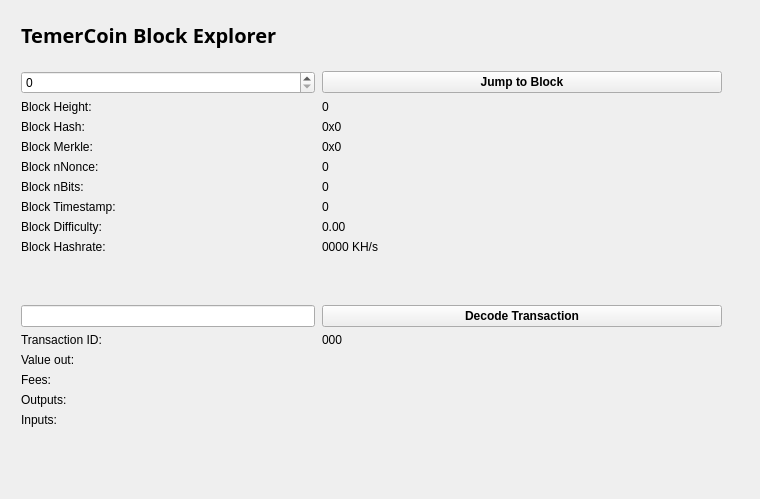
<?xml version="1.0" encoding="UTF-8"?>
<ui version="4.0">
 <class>BlockBrowser</class>
 <widget class="QWidget" name="BlockBrowser">
  <property name="windowModality">
   <enum>Qt::NonModal</enum>
  </property>
  <property name="enabled">
   <bool>true</bool>
  </property>
  <property name="geometry">
   <rect>
    <x>0</x>
    <y>0</y>
    <width>760</width>
    <height>499</height>
   </rect>
  </property>
  <property name="sizePolicy">
   <sizepolicy hsizetype="Preferred" vsizetype="Preferred">
    <horstretch>0</horstretch>
    <verstretch>0</verstretch>
   </sizepolicy>
  </property>
  <property name="minimumSize">
   <size>
    <width>0</width>
    <height>0</height>
   </size>
  </property>
  <property name="acceptDrops">
   <bool>false</bool>
  </property>
  <property name="windowTitle">
   <string>Form</string>
  </property>
  <layout class="QGridLayout">
   <property name="sizeConstraint">
    <enum>QLayout::SetMaximumSize</enum>
   </property>
   <property name="leftMargin">
    <number>21</number>
   </property>
   <property name="topMargin">
    <number>21</number>
   </property>
   <property name="rightMargin">
    <number>10</number>
   </property>
   <item row="1" column="0">
    <widget class="QWidget" name="widget" native="true">
     <widget class="QWidget" name="layoutWidget">
      <property name="geometry">
       <rect>
        <x>0</x>
        <y>0</y>
        <width>699</width>
        <height>27</height>
       </rect>
      </property>
      <layout class="QHBoxLayout" name="horizontalLayout_4">
       <property name="spacing">
        <number>7</number>
       </property>
       <item>
        <widget class="QLabel" name="label_5">
         <property name="font">
          <font>
           <family>Open Sans,sans-serif</family>
          </font>
         </property>
         <property name="text">
          <string>&lt;html&gt;&lt;head/&gt;&lt;body&gt;&lt;p&gt;&lt;span style=&quot; font-size:20px; font-weight:600; color:#000000;&quot;&gt;TemerCoin Block Explorer &lt;/span&gt;&lt;/p&gt;&lt;/body&gt;&lt;/html&gt;</string>
         </property>
        </widget>
       </item>
       <item>
        <spacer name="horizontalSpacer_2">
         <property name="orientation">
          <enum>Qt::Horizontal</enum>
         </property>
         <property name="sizeHint" stdset="0">
          <size>
           <width>40</width>
           <height>20</height>
          </size>
         </property>
        </spacer>
       </item>
      </layout>
     </widget>
     <widget class="QWidget" name="layoutWidget_2">
      <property name="geometry">
       <rect>
        <x>0</x>
        <y>50</y>
        <width>701</width>
        <height>400</height>
       </rect>
      </property>
      <layout class="QGridLayout" name="gridLayout_3" rowstretch="0,0,0,0,0,0,0,0,0,0,0,0,0,0,0,0,0,0,0" columnstretch="0,0">
       <property name="sizeConstraint">
        <enum>QLayout::SetDefaultConstraint</enum>
       </property>
       <property name="horizontalSpacing">
        <number>7</number>
       </property>
       <item row="17" column="1">
        <widget class="QLabel" name="inputBox">
         <property name="text">
          <string/>
         </property>
         <property name="alignment">
          <set>Qt::AlignLeading|Qt::AlignLeft|Qt::AlignTop</set>
         </property>
        </widget>
       </item>
       <item row="12" column="1">
        <widget class="QPushButton" name="txButton">
         <property name="font">
          <font>
           <weight>75</weight>
           <bold>true</bold>
          </font>
         </property>
         <property name="text">
          <string>Decode Transaction</string>
         </property>
         <property name="autoDefault">
          <bool>true</bool>
         </property>
        </widget>
       </item>
       <item row="18" column="0">
        <spacer name="verticalSpacer">
         <property name="orientation">
          <enum>Qt::Vertical</enum>
         </property>
         <property name="sizeHint" stdset="0">
          <size>
           <width>20</width>
           <height>40</height>
          </size>
         </property>
        </spacer>
       </item>
       <item row="17" column="0">
        <widget class="QLabel" name="inputLabel">
         <property name="text">
          <string>Inputs:</string>
         </property>
         <property name="alignment">
          <set>Qt::AlignLeading|Qt::AlignLeft|Qt::AlignTop</set>
         </property>
        </widget>
       </item>
       <item row="10" column="1">
        <widget class="QLabel" name="pawBox">
         <property name="text">
          <string>0000 KH/s</string>
         </property>
        </widget>
       </item>
       <item row="14" column="0">
        <widget class="QLabel" name="valueLabel">
         <property name="text">
          <string>Value out:</string>
         </property>
        </widget>
       </item>
       <item row="13" column="0">
        <widget class="QLabel" name="txLabel">
         <property name="text">
          <string>Transaction ID:</string>
         </property>
        </widget>
       </item>
       <item row="9" column="1">
        <widget class="QLabel" name="hardBox">
         <property name="text">
          <string>0.00</string>
         </property>
        </widget>
       </item>
       <item row="13" column="1">
        <widget class="QLabel" name="txID">
         <property name="text">
          <string>000</string>
         </property>
        </widget>
       </item>
       <item row="14" column="1">
        <widget class="QLabel" name="valueBox">
         <property name="text">
          <string/>
         </property>
        </widget>
       </item>
       <item row="9" column="0">
        <widget class="QLabel" name="hardLabel">
         <property name="text">
          <string>Block Difficulty:</string>
         </property>
        </widget>
       </item>
       <item row="1" column="0">
        <widget class="QSpinBox" name="heightBox">
         <property name="sizePolicy">
          <sizepolicy hsizetype="Preferred" vsizetype="Fixed">
           <horstretch>0</horstretch>
           <verstretch>0</verstretch>
          </sizepolicy>
         </property>
         <property name="maximum">
          <number>99999999</number>
         </property>
        </widget>
       </item>
       <item row="3" column="0">
        <widget class="QLabel" name="heightLabel_2">
         <property name="text">
          <string>Block Height:</string>
         </property>
        </widget>
       </item>
       <item row="8" column="1">
        <widget class="QLabel" name="timeBox">
         <property name="text">
          <string>0</string>
         </property>
        </widget>
       </item>
       <item row="5" column="0">
        <widget class="QLabel" name="merkleLabel">
         <property name="text">
          <string>Block Merkle:</string>
         </property>
        </widget>
       </item>
       <item row="4" column="0">
        <widget class="QLabel" name="hashLabel">
         <property name="text">
          <string>Block Hash:</string>
         </property>
        </widget>
       </item>
       <item row="15" column="1">
        <widget class="QLabel" name="feesBox">
         <property name="text">
          <string/>
         </property>
        </widget>
       </item>
       <item row="10" column="0">
        <widget class="QLabel" name="pawLabel">
         <property name="text">
          <string>Block Hashrate:</string>
         </property>
        </widget>
       </item>
       <item row="3" column="1">
        <widget class="QLabel" name="heightLabel">
         <property name="cursor">
          <cursorShape>IBeamCursor</cursorShape>
         </property>
         <property name="mouseTracking">
          <bool>false</bool>
         </property>
         <property name="acceptDrops">
          <bool>true</bool>
         </property>
         <property name="frameShape">
          <enum>QFrame::NoFrame</enum>
         </property>
         <property name="text">
          <string>0</string>
         </property>
        </widget>
       </item>
       <item row="15" column="0">
        <widget class="QLabel" name="feesLabel">
         <property name="text">
          <string>Fees:</string>
         </property>
        </widget>
       </item>
       <item row="7" column="0">
        <widget class="QLabel" name="bitsLabel">
         <property name="text">
          <string>Block nBits:</string>
         </property>
        </widget>
       </item>
       <item row="7" column="1">
        <widget class="QLabel" name="bitsBox">
         <property name="text">
          <string>0</string>
         </property>
        </widget>
       </item>
       <item row="5" column="1">
        <widget class="QLabel" name="merkleBox">
         <property name="minimumSize">
          <size>
           <width>187</width>
           <height>0</height>
          </size>
         </property>
         <property name="text">
          <string>0x0</string>
         </property>
        </widget>
       </item>
       <item row="16" column="0">
        <widget class="QLabel" name="outputLabel">
         <property name="text">
          <string>Outputs:</string>
         </property>
         <property name="alignment">
          <set>Qt::AlignLeading|Qt::AlignLeft|Qt::AlignTop</set>
         </property>
        </widget>
       </item>
       <item row="16" column="1">
        <widget class="QLabel" name="outputBox">
         <property name="text">
          <string/>
         </property>
         <property name="alignment">
          <set>Qt::AlignLeading|Qt::AlignLeft|Qt::AlignTop</set>
         </property>
        </widget>
       </item>
       <item row="6" column="0">
        <widget class="QLabel" name="nonceLabel">
         <property name="text">
          <string>Block nNonce:</string>
         </property>
        </widget>
       </item>
       <item row="6" column="1">
        <widget class="QLabel" name="nonceBox">
         <property name="text">
          <string>0</string>
         </property>
        </widget>
       </item>
       <item row="8" column="0">
        <widget class="QLabel" name="timeLabel">
         <property name="text">
          <string>Block Timestamp:</string>
         </property>
        </widget>
       </item>
       <item row="4" column="1">
        <widget class="QLabel" name="hashBox">
         <property name="enabled">
          <bool>true</bool>
         </property>
         <property name="sizePolicy">
          <sizepolicy hsizetype="Preferred" vsizetype="Preferred">
           <horstretch>0</horstretch>
           <verstretch>0</verstretch>
          </sizepolicy>
         </property>
         <property name="minimumSize">
          <size>
           <width>0</width>
           <height>0</height>
          </size>
         </property>
         <property name="text">
          <string>0x0</string>
         </property>
        </widget>
       </item>
       <item row="12" column="0">
        <widget class="QLineEdit" name="txBox">
         <property name="sizePolicy">
          <sizepolicy hsizetype="Preferred" vsizetype="Fixed">
           <horstretch>0</horstretch>
           <verstretch>0</verstretch>
          </sizepolicy>
         </property>
         <property name="inputMask">
          <string comment="Transaction id" extracomment="Transaction id"/>
         </property>
         <property name="placeholderText">
          <string comment="Transaction ID" extracomment="Transaction ID"/>
         </property>
        </widget>
       </item>
       <item row="11" column="0">
        <spacer name="verticalSpacer_2">
         <property name="orientation">
          <enum>Qt::Vertical</enum>
         </property>
         <property name="sizeHint" stdset="0">
          <size>
           <width>20</width>
           <height>40</height>
          </size>
         </property>
        </spacer>
       </item>
       <item row="1" column="1">
        <widget class="QPushButton" name="blockButton">
         <property name="minimumSize">
          <size>
           <width>400</width>
           <height>0</height>
          </size>
         </property>
         <property name="maximumSize">
          <size>
           <width>16777215</width>
           <height>16777215</height>
          </size>
         </property>
         <property name="font">
          <font>
           <weight>75</weight>
           <bold>true</bold>
          </font>
         </property>
         <property name="text">
          <string>Jump to Block</string>
         </property>
         <property name="autoDefault">
          <bool>true</bool>
         </property>
         <property name="flat">
          <bool>false</bool>
         </property>
        </widget>
       </item>
      </layout>
     </widget>
    </widget>
   </item>
  </layout>
 </widget>
 <resources/>
 <connections/>
</ui>
